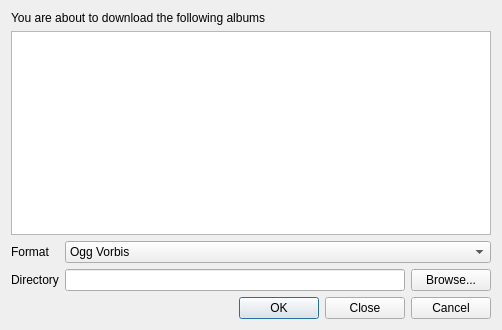
<?xml version="1.0" encoding="UTF-8"?>
<ui version="4.0">
 <class>MagnatuneDownloadDialog</class>
 <widget class="QDialog" name="MagnatuneDownloadDialog">
  <property name="geometry">
   <rect>
    <x>0</x>
    <y>0</y>
    <width>502</width>
    <height>330</height>
   </rect>
  </property>
  <property name="windowTitle">
   <string>Magnatune Download</string>
  </property>
  <property name="windowIcon">
   <iconset resource="../../data/data.qrc">
    <normaloff>:/magnatune.png</normaloff>:/magnatune.png</iconset>
  </property>
  <layout class="QVBoxLayout" name="verticalLayout">
   <item>
    <widget class="QLabel" name="label">
     <property name="text">
      <string>You are about to download the following albums</string>
     </property>
    </widget>
   </item>
   <item>
    <widget class="QTreeWidget" name="albums">
     <property name="rootIsDecorated">
      <bool>false</bool>
     </property>
     <property name="allColumnsShowFocus">
      <bool>true</bool>
     </property>
     <attribute name="headerVisible">
      <bool>false</bool>
     </attribute>
     <attribute name="headerVisible">
      <bool>false</bool>
     </attribute>
     <column>
      <property name="text">
       <string>Name</string>
      </property>
     </column>
     <column>
      <property name="text">
       <string>Progress</string>
      </property>
     </column>
    </widget>
   </item>
   <item>
    <widget class="QWidget" name="options" native="true">
     <layout class="QFormLayout" name="formLayout">
      <property name="margin">
       <number>0</number>
      </property>
      <item row="0" column="0">
       <widget class="QLabel" name="label_2">
        <property name="text">
         <string>Format</string>
        </property>
       </widget>
      </item>
      <item row="0" column="1">
       <widget class="QComboBox" name="format">
        <item>
         <property name="text">
          <string>Ogg Vorbis</string>
         </property>
        </item>
        <item>
         <property name="text">
          <string>FLAC</string>
         </property>
        </item>
        <item>
         <property name="text">
          <string>WAV</string>
         </property>
        </item>
        <item>
         <property name="text">
          <string>VBR MP3</string>
         </property>
        </item>
        <item>
         <property name="text">
          <string>128K MP3</string>
         </property>
        </item>
       </widget>
      </item>
      <item row="1" column="0">
       <widget class="QLabel" name="label_3">
        <property name="text">
         <string>Directory</string>
        </property>
       </widget>
      </item>
      <item row="1" column="1">
       <layout class="QHBoxLayout" name="horizontalLayout">
        <item>
         <widget class="QLineEdit" name="directory"/>
        </item>
        <item>
         <widget class="QPushButton" name="browse">
          <property name="text">
           <string>Browse...</string>
          </property>
         </widget>
        </item>
       </layout>
      </item>
     </layout>
    </widget>
   </item>
   <item>
    <widget class="QDialogButtonBox" name="button_box">
     <property name="orientation">
      <enum>Qt::Horizontal</enum>
     </property>
     <property name="standardButtons">
      <set>QDialogButtonBox::Cancel|QDialogButtonBox::Close|QDialogButtonBox::Ok</set>
     </property>
    </widget>
   </item>
  </layout>
 </widget>
 <tabstops>
  <tabstop>albums</tabstop>
  <tabstop>format</tabstop>
  <tabstop>directory</tabstop>
  <tabstop>browse</tabstop>
  <tabstop>button_box</tabstop>
 </tabstops>
 <resources>
  <include location="../../data/data.qrc"/>
 </resources>
 <connections>
  <connection>
   <sender>button_box</sender>
   <signal>accepted()</signal>
   <receiver>MagnatuneDownloadDialog</receiver>
   <slot>accept()</slot>
   <hints>
    <hint type="sourcelabel">
     <x>248</x>
     <y>254</y>
    </hint>
    <hint type="destinationlabel">
     <x>157</x>
     <y>274</y>
    </hint>
   </hints>
  </connection>
  <connection>
   <sender>button_box</sender>
   <signal>rejected()</signal>
   <receiver>MagnatuneDownloadDialog</receiver>
   <slot>reject()</slot>
   <hints>
    <hint type="sourcelabel">
     <x>316</x>
     <y>260</y>
    </hint>
    <hint type="destinationlabel">
     <x>286</x>
     <y>274</y>
    </hint>
   </hints>
  </connection>
 </connections>
</ui>
